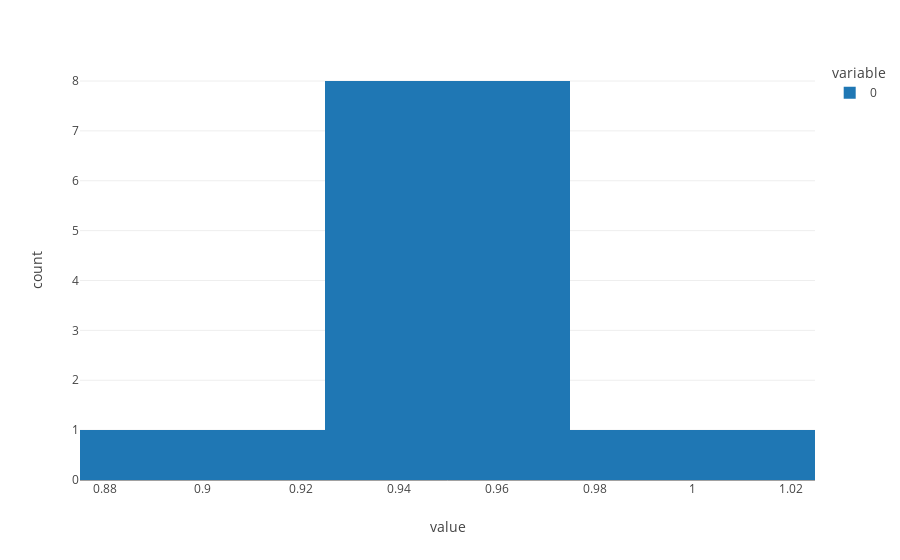

The notebook cell saved with this chart:
### Code cell
import plotly.express as px

px.histogram(results)

### Figure 1 — Plotly figure (JSON) as saved in the notebook; plotly's stock layout.template omitted (floating-point values rounded to 4 significant figures)
{"data": [{"alignmentgroup": "True", "bingroup": "x", "hovertemplate": "variable=0<br>value=%{x}<br>count=%{y}<extra></extra>", "legendgroup": "0", "marker": {"color": "#1F77B4", "pattern": {"shape": ""}}, "name": "0", "offsetgroup": "0", "orientation": "v", "showlegend": true, "type": "histogram", "x": [1, 0.9643, 0.9615, 0.9643, 0.8889, 0.963, 0.963, 0.9259, 0.963, 0.9286], "xaxis": "x", "yaxis": "y"}], "layout": {"barmode": "relative", "legend": {"title": {"text": "variable"}, "tracegroupgap": 0}, "margin": {"t": 60}, "xaxis": {"anchor": "y", "domain": [0, 1], "title": {"text": "value"}}, "yaxis": {"anchor": "x", "domain": [0, 1], "title": {"text": "count"}}}}
